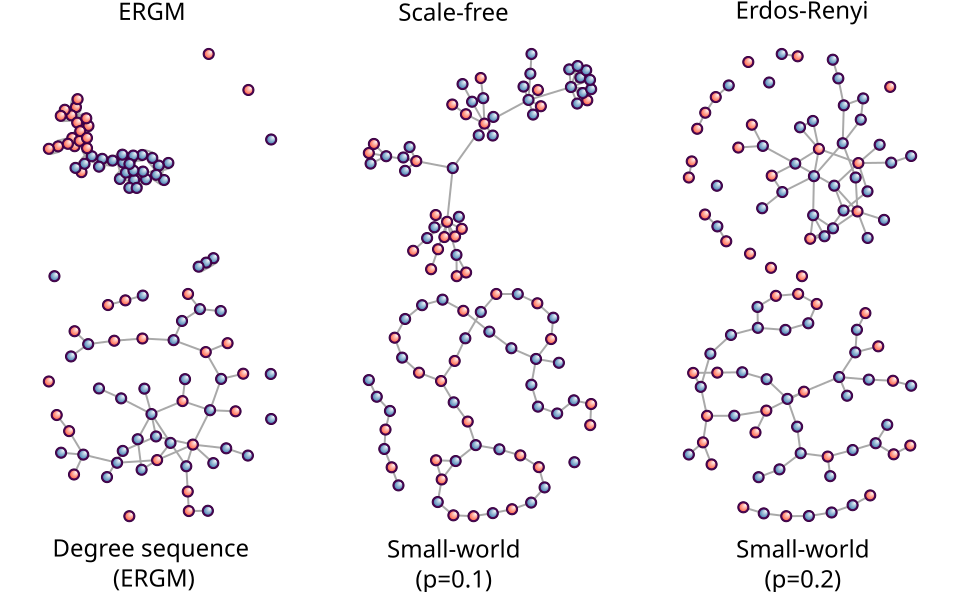

Source code (R):
library(igraph)
library(netplot)
library(ergm)

set.seed(2133)

n <- 50
x <- sample.int(2, n, TRUE)

myplot <- function(g) {
  nplot(
    g,
    edge.line.breaks = 1,
    edge.color = "darkgray",
    vertex.size.range = c(.05, .05),
    vertex.nsides = 30,
    vertex.label = NA
  ) |>
  set_vertex_gpar(
    element = "core",
    fill = lapply(c("steelblue", "tomato")[x], \(i) {
      radialGradient(c("white", i), cx1=.8, cy1=.8, r1=0)
      }))
}

# Scale-free network
g_sf <- sample_pa(n, m = 1, directed = FALSE, power = 1.5)

# Erdos-renyi graph with same density as g
g_er <- igraph::sample_gnm(n = vcount(g_sf), m = ecount(g_sf))

# Ergm simulation
g_er <- igraph::set_vertex_attr(g_er, "group", value = x)
y <- intergraph::asNetwork(g_er)

g_ergm <- simulate_formula(y ~ edges + nodematch("group"), coef = c(-3, 5), constraints = ~ edges)

# Degree sequence preserving
g_degseq <- igraph::rewire(
  intergraph::asIgraph(g_ergm),
  keeping_degseq(niter = ecount(g_sf)*20)
) 

# Small world
g_sw <- igraph::sample_smallworld(
  n,
  dim = 1,
  nei = ceiling(mean(sna::degree(g_ergm, gmode="graph", cmode = "indegree")))/2,
  p   = 0.1
  )

g_sw2 <- igraph::sample_smallworld(
  n,
  dim = 1,
  nei = ceiling(mean(sna::degree(g_ergm, gmode="graph", cmode = "indegree")))/2,
  p   = 0.2
  )

np_sf <- myplot(g_sf) 

np_er <- myplot(g_er) 

np_ergm <- myplot(g_ergm) 

np_degseq <- myplot(g_degseq) 

np_sw <- myplot(g_sw)
np_sw2 <- myplot(g_sw2)

np <- gridExtra::grid.arrange(
  grobs = list(np_ergm, np_sf, np_er, np_degseq, np_sw, np_sw2),
  nrow = 2, 
  )

ggplot2::ggsave(
  filename = "graph-drawings.svg",
  plot     = np,
  width    = 10,
  height = 5, dpi = 300
  )
